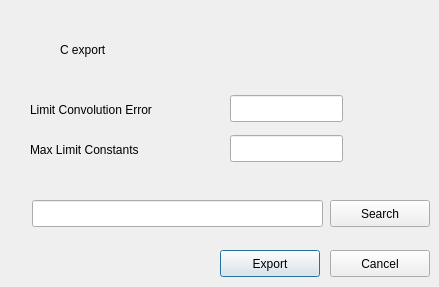
<?xml version="1.0" encoding="UTF-8"?>
<ui version="4.0">
 <class>C_export_gui</class>
 <widget class="QDialog" name="C_export_gui">
  <property name="geometry">
   <rect>
    <x>0</x>
    <y>0</y>
    <width>439</width>
    <height>287</height>
   </rect>
  </property>
  <property name="windowTitle">
   <string>Export C</string>
  </property>
  <widget class="QLabel" name="label">
   <property name="geometry">
    <rect>
     <x>60</x>
     <y>40</y>
     <width>80</width>
     <height>19</height>
    </rect>
   </property>
   <property name="text">
    <string>C export</string>
   </property>
  </widget>
  <widget class="QLineEdit" name="lineEdit_LCE">
   <property name="geometry">
    <rect>
     <x>230</x>
     <y>95</y>
     <width>113</width>
     <height>27</height>
    </rect>
   </property>
  </widget>
  <widget class="QLabel" name="label_2">
   <property name="geometry">
    <rect>
     <x>30</x>
     <y>100</y>
     <width>191</width>
     <height>19</height>
    </rect>
   </property>
   <property name="text">
    <string>Limit Convolution Error</string>
   </property>
  </widget>
  <widget class="QLabel" name="label_3">
   <property name="geometry">
    <rect>
     <x>30</x>
     <y>140</y>
     <width>191</width>
     <height>19</height>
    </rect>
   </property>
   <property name="text">
    <string>Max Limit Constants</string>
   </property>
  </widget>
  <widget class="QLineEdit" name="lineEdit_MLC">
   <property name="geometry">
    <rect>
     <x>230</x>
     <y>135</y>
     <width>113</width>
     <height>27</height>
    </rect>
   </property>
  </widget>
  <widget class="QPushButton" name="pushButton">
   <property name="geometry">
    <rect>
     <x>220</x>
     <y>250</y>
     <width>100</width>
     <height>27</height>
    </rect>
   </property>
   <property name="text">
    <string>Export</string>
   </property>
  </widget>
  <widget class="QPushButton" name="pushButton_2">
   <property name="geometry">
    <rect>
     <x>330</x>
     <y>250</y>
     <width>100</width>
     <height>27</height>
    </rect>
   </property>
   <property name="text">
    <string>Cancel</string>
   </property>
  </widget>
  <widget class="QPushButton" name="pushButton_3">
   <property name="geometry">
    <rect>
     <x>330</x>
     <y>200</y>
     <width>100</width>
     <height>27</height>
    </rect>
   </property>
   <property name="text">
    <string>Search</string>
   </property>
  </widget>
  <widget class="QLineEdit" name="lineEdit_output">
   <property name="geometry">
    <rect>
     <x>32</x>
     <y>200</y>
     <width>291</width>
     <height>27</height>
    </rect>
   </property>
  </widget>
 </widget>
 <resources/>
 <connections/>
</ui>
